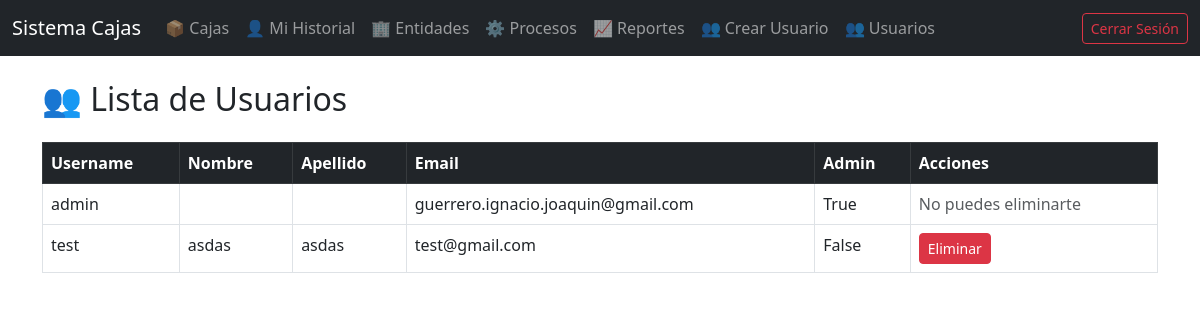
/usuarios/listar/ (signed in), run on the app's committed database.
### usuarios/models.py (models this page shows)
class Usuario(AbstractUser):
    nombre = models.CharField(max_length=100)
    apellido = models.CharField(max_length=100)

### usuarios/views.py (the view)
# urls.py: path('listar/', listar_usuarios, name='listar_usuarios'),
@login_required
@user_passes_test(lambda u: u.is_staff)
def listar_usuarios(request):
    usuarios = Usuario.objects.all()
    return render(request, 'usuarios/listar_usuarios.html', {'usuarios': usuarios})

### templates/usuarios/listar_usuarios.html (shortened to what this page needs)
{% extends 'base.html' %}
{% block content %}
<h2 class="mb-4">👥 Lista de Usuarios</h2>
<table class="table table-bordered table-hover">
  <thead class="table-dark">
    <tr>
      <th>Username</th>
      <th>Nombre</th>
      <th>Apellido</th>
      <th>Email</th>
      <th>Admin</th>
      <th>Acciones</th>
    </tr>
  </thead>
  <tbody>
    {% for usuario in usuarios %}
      <tr>
        <td>{{ usuario.username }}</td>
        <td>{{ usuario.nombre }}</td>
        <td>{{ usuario.apellido }}</td>
        <td>{{ usuario.email }}</td>
        <td>{{ usuario.is_staff }}</td>
        <td>
          {% if usuario != request.user %}
            <a href="{% url 'eliminar_usuario' usuario.id %}" class="btn btn-sm btn-danger" onclick="return confirm('¿Estás seguro de eliminar este usuario?')">Eliminar</a>
          {% else %}
            <span class="text-muted">No puedes eliminarte</span>
          {% endif %}
        </td>
      </tr>
    {% endfor %}
  </tbody>
</table>
{% endblock %}

### data on the page
Usuario: username "admin", email "guerrero.ignacio.joaquin@gmail.com", is_staff "True", shows "No puedes eliminarte"
Usuario: username "test", nombre "asdas", apellido "asdas", email "test@gmail.com", is_staff "False", shows "Eliminar"
